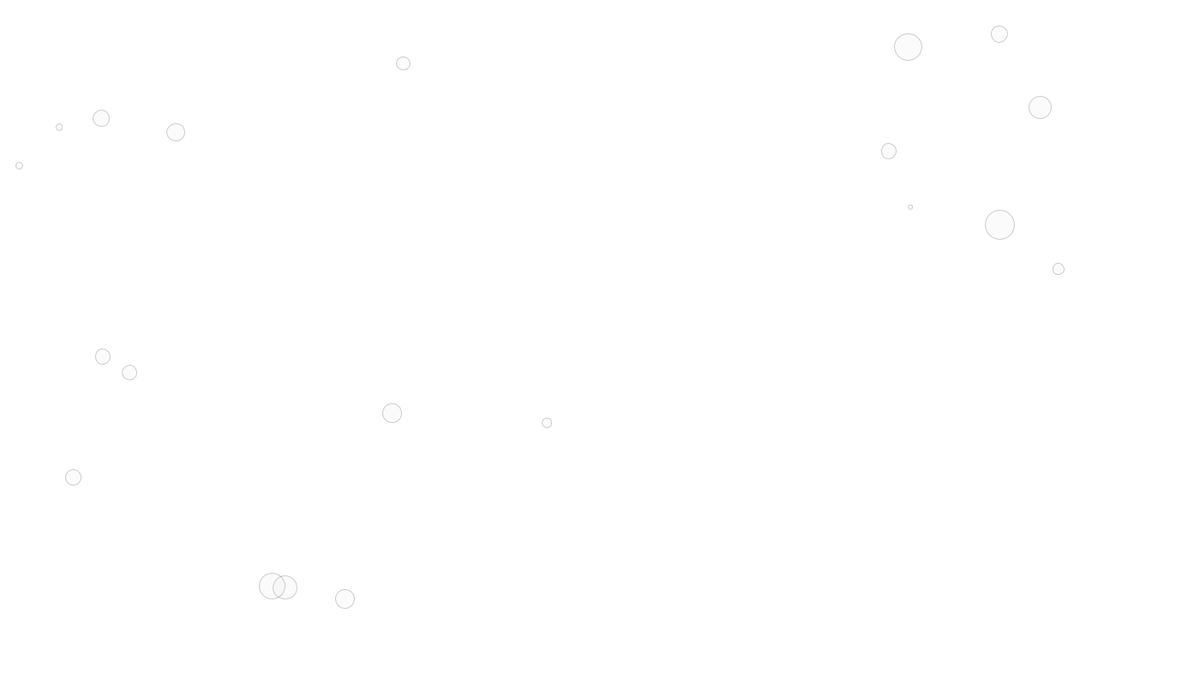
Frame 1 (no input)
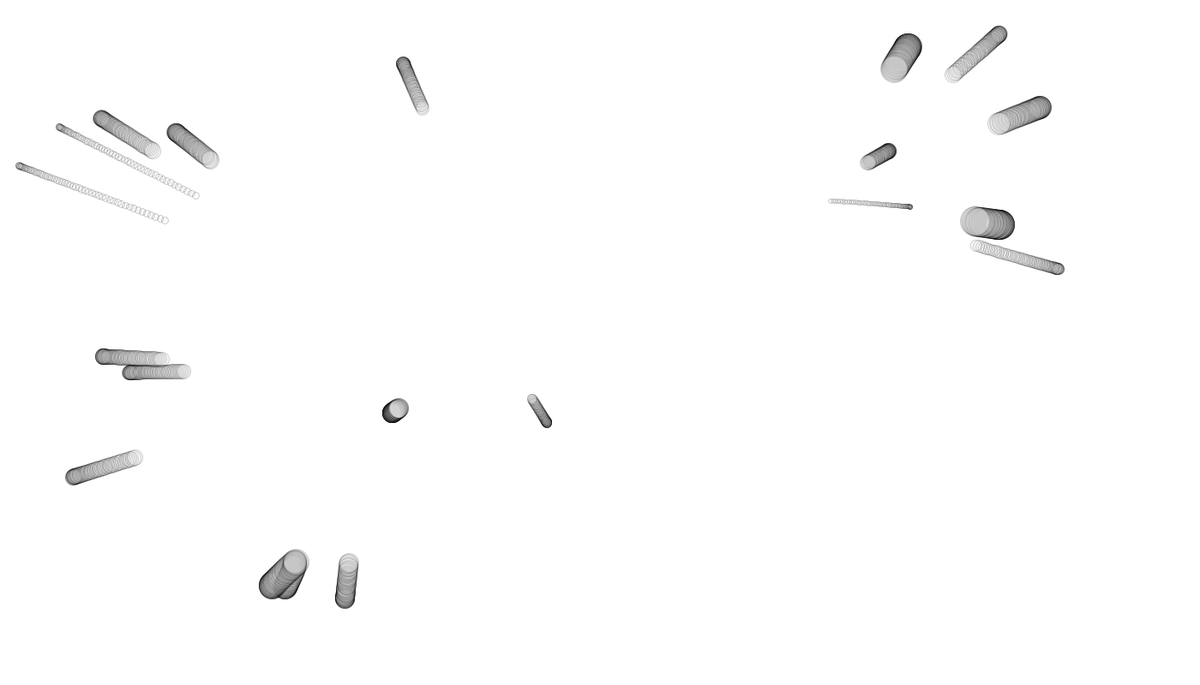
Frame 60 (the mouse pressed at the canvas centre just before this capture)
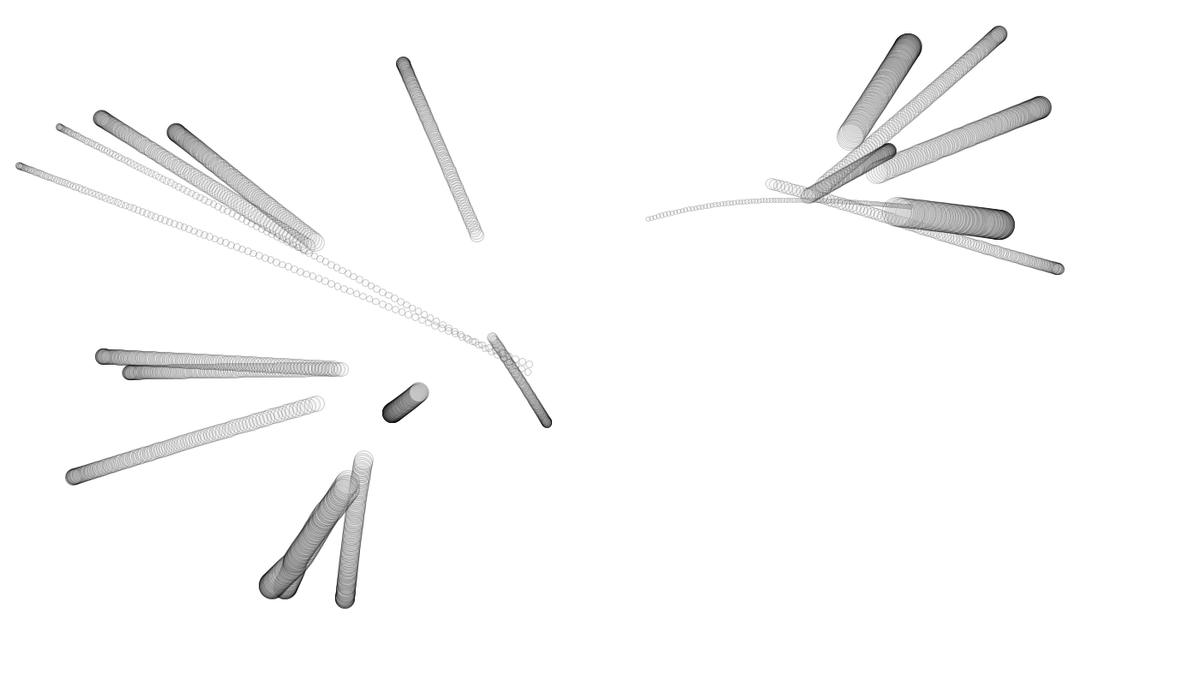
Frame 120 (the mouse held since frame 60 and released just before this capture)

The Processing sketch that drew these frames (run headless with seeded random() and noise(); from frame 60 on, the mouse is pressed at the canvas centre):

// Processing sketch: ManyAttractors
// ── ManyAttractors.pde

Mover[] movers = new Mover[20];
//Attractor a;

void setup() {
  size(1400, 800);
  //m = new Mover();
  for (int i = 0; i < movers.length; i++) {
    movers[i] = new Mover(random(0.2, 2), random(width), random(height));
  }

  //a = new Attractor();
  background(255);
}


void draw() {
  //background(255);

  //PVector force = a.attract(m);
  //m.applyForce(force);


  //a.display();

  for (int i = 0; i < movers.length; i++) {

    for (int j = 0; j < movers.length; j++) {

      if ( i != j) { //don't attract yourself

        PVector force = movers[j].attract(movers[i]); //for every mover, check every mover and attract it

        movers[i].applyForce(force);
      }
    }
    movers[i].update();
    //movers[i].checkEdges();
    movers[i].display();
  }


  //m.update();
  //a.display();
  //m.display();
}


// ── Mover.pde
class Mover {

  PVector location;
  PVector acceleration;
  PVector velocity;

  float mass;
  float G;

  Mover(float m, float x, float y) {
    //Mover() {

    mass = m;
    G = 0.5;

    location = new PVector(random(width), random(height));
    velocity = new PVector(0, 0);
    acceleration = new PVector(0, 0);
  }

  void applyForce(PVector force) {

    PVector f = force.get(); //make a copy of force before using

    f.div(mass);

    acceleration.add(f);
  }

  void update() {

    velocity.add(acceleration); //motion 101
    location.add(velocity);

    acceleration.mult(0); //clear acceleration each time
  }

  void display() {

    stroke(0, 50);
    fill(200, 20);

    ellipse(location.x, location.y, mass*20, mass*20); //scale size according to mass
  }

  void checkEdges() {

    if (location.x > width) {
      location.x = width;
      velocity.x *= -1;
    } 
    else if (location.x < 0) {
      location.x = 0;
      velocity.x *= -1;
    }

    if (location.y > height) {
      location.y = height;
      velocity.y *= -1;
    }

    else if (location.y < 0) {
      location.y = 0;
      velocity.y *= -1;
    }
  }

  PVector attract(Mover m) {

    PVector force = PVector.sub(location, m.location); //direction of gravitational force
    float distance = force.mag();

    distance = constrain(distance, 3.0, 15.0); //constrain distance so things don't get out of hand

    force.normalize();
    float strength = (G * mass * mass) / (distance * distance);

    force.mult(strength);

    return force;
  }
}
